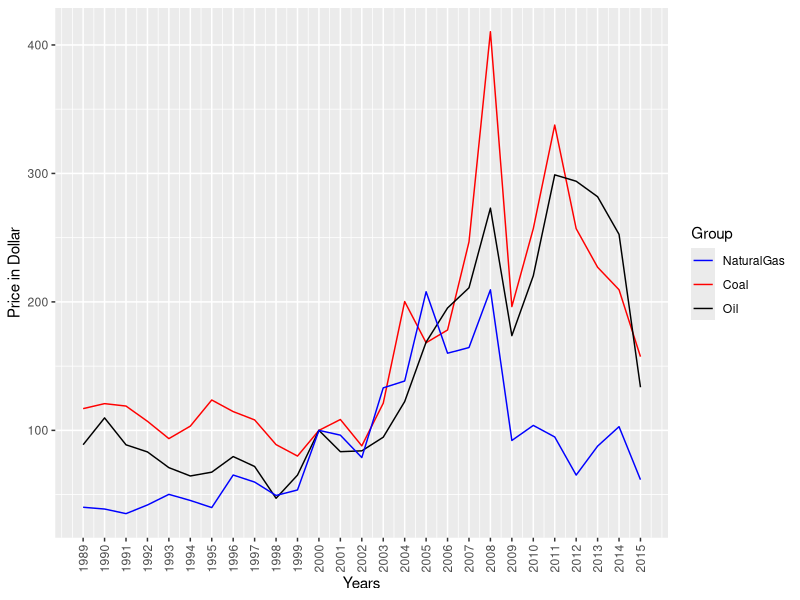

Recreate this plot in R.


#Natural Gas (constant 2015 US$)
#Coal (% of under-5s)
#Oil ($)


library(ggplot2)

gas_prod <- read.csv(file = "data/fossilfuel/fossil-fuel-price-index.csv",stringsAsFactors = FALSE)


gg <- ggplot(data=gas_prod, aes(x=Year , y = Coal, color = "blue"))

gg + geom_line(aes(x=Year, y = Coal, color = "blue")) + geom_line(aes(x = Year, y = Oil, color = "red")) + 
  geom_line(aes(x = Year, y = NaturalGas, color = "black")) + labs(x="Years", y="Price in Dollar") + 
  scale_x_continuous(breaks = c(1989,1990,1991,1992,1993,1994,1995,1996,1997,1998,1999,2000,2001,2002,2003,2004,2005,2006,2007,2008,2009,2010,2011,2012,2013,2014,2015)) + 
  theme(axis.text.x = element_text(angle = 90, hjust = 1, vjust = 0.5 )) + theme(legend.position="right") + scale_color_discrete(name="Fossil Fuel Type") +
  scale_color_manual(name = "Group",  values = c("blue", "red", "black"), labels = c("blue" = "Coal", "red" = "Oil", "black" = "NaturalGas"))

  